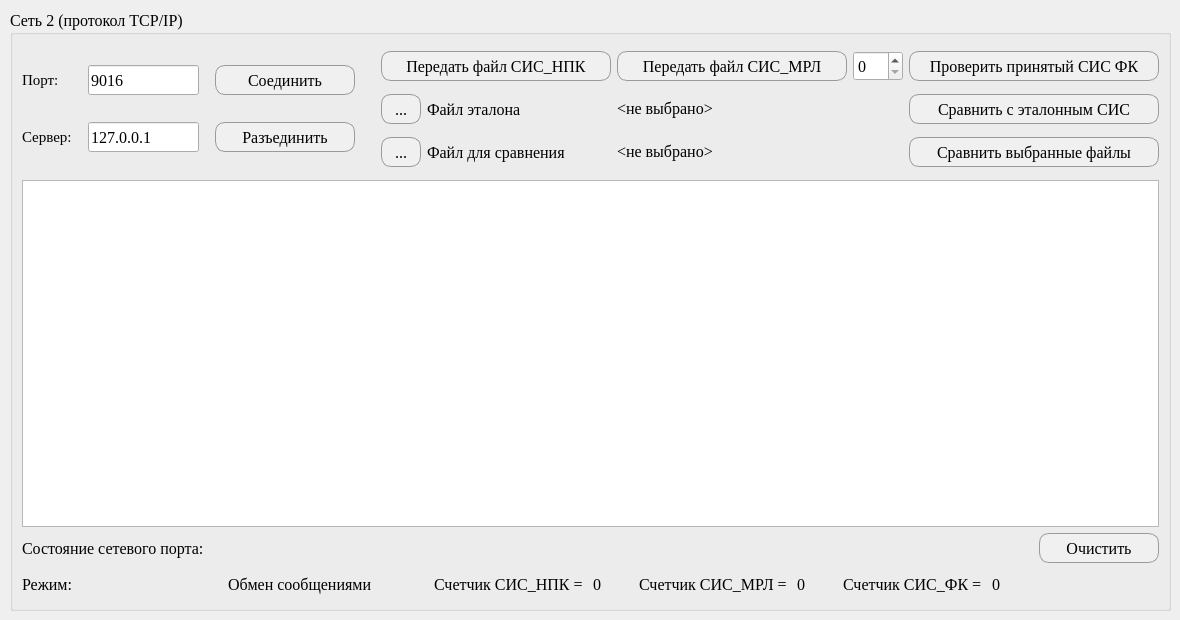
    <widget class="QWidget" name="tab">
     <attribute name="title">
      <string>КПА БИНК</string>
     </attribute>
     <widget class="QGroupBox" name="groupBox_3">
      <property name="geometry">
       <rect>
        <x>10</x>
        <y>10</y>
        <width>1161</width>
        <height>601</height>
       </rect>
      </property>
      <property name="font">
       <font>
        <family>Georgia</family>
        <pointsize>12</pointsize>
        <weight>50</weight>
        <italic>false</italic>
        <bold>false</bold>
       </font>
      </property>
      <property name="title">
       <string>Сеть 2 (протокол TCP/IP)</string>
      </property>
      <layout class="QVBoxLayout" name="verticalLayout_6">
       <item>
        <layout class="QVBoxLayout" name="verticalLayout_7">
         <item>
          <layout class="QHBoxLayout" name="horizontalLayout_10">
           <item>
            <layout class="QVBoxLayout" name="verticalLayout_8">
             <item>
              <layout class="QHBoxLayout" name="horizontalLayout_11">
               <item>
                <widget class="QLabel" name="label_PortMKO_3">
                 <property name="sizePolicy">
                  <sizepolicy hsizetype="Fixed" vsizetype="Preferred">
                   <horstretch>0</horstretch>
                   <verstretch>0</verstretch>
                  </sizepolicy>
                 </property>
                 <property name="minimumSize">
                  <size>
                   <width>60</width>
                   <height>30</height>
                  </size>
                 </property>
                 <property name="font">
                  <font>
                   <family>Georgia</family>
                   <pointsize>11</pointsize>
                   <weight>50</weight>
                   <italic>false</italic>
                   <bold>false</bold>
                  </font>
                 </property>
                 <property name="text">
                  <string>Порт:</string>
                 </property>
                </widget>
               </item>
               <item>
                <widget class="QLineEdit" name="lineEditPortKPA_BINK">
                 <property name="sizePolicy">
                  <sizepolicy hsizetype="Fixed" vsizetype="Fixed">
                   <horstretch>0</horstretch>
                   <verstretch>0</verstretch>
                  </sizepolicy>
                 </property>
                 <property name="minimumSize">
                  <size>
                   <width>80</width>
                   <height>30</height>
                  </size>
                 </property>
                 <property name="text">
                  <string>9016</string>
                 </property>
                 <property name="alignment">
                  <set>Qt::AlignLeading|Qt::AlignLeft|Qt::AlignVCenter</set>
                 </property>
                </widget>
               </item>
               <item>
                <spacer name="horizontalSpacer_23">
                 <property name="orientation">
                  <enum>Qt::Horizontal</enum>
                 </property>
                 <property name="sizeType">
                  <enum>QSizePolicy::Expanding</enum>
                 </property>
                 <property name="sizeHint" stdset="0">
                  <size>
                   <width>40</width>
                   <height>20</height>
                  </size>
                 </property>
                </spacer>
               </item>
               <item>
                <widget class="QPushButton" name="startingKPA_BINK">
                 <property name="sizePolicy">
                  <sizepolicy hsizetype="Fixed" vsizetype="Fixed">
                   <horstretch>0</horstretch>
                   <verstretch>0</verstretch>
                  </sizepolicy>
                 </property>
                 <property name="minimumSize">
                  <size>
                   <width>140</width>
                   <height>30</height>
                  </size>
                 </property>
                 <property name="maximumSize">
                  <size>
                   <width>150</width>
                   <height>30</height>
                  </size>
                 </property>
                 <property name="styleSheet">
                  <string notr="true">QPushButton:pressed {
    background-color: qlineargradient(spread:pad, x1:0, y1:0, x2:0, y2:1,   stop:0 rgba(60, 186, 162, 255), stop:1 rgba(98, 211, 162, 255))
}
QPushButton {
     background-color:  rgb(240, 240, 240); 
	 border: 1px solid #959c9b;
     border-radius: 10px;
	
	font: 150 12pt &quot;Georgia&quot;;
	color:rgb(0);
}

QPushButton:disabled {
     background-color: rgb(230, 231, 232);
}

QPushButton:checked{
     background-color: #DC143C;
     border: 1px solid black; 
}

QPushButton:hover{
	background-color: #13DCB3;
}
</string>
                 </property>
                 <property name="text">
                  <string>Соединить</string>
                 </property>
                </widget>
               </item>
              </layout>
             </item>
             <item>
              <layout class="QHBoxLayout" name="horizontalLayout_12">
               <item>
                <widget class="QLabel" name="label_PortMKO_4">
                 <property name="sizePolicy">
                  <sizepolicy hsizetype="Fixed" vsizetype="Preferred">
                   <horstretch>0</horstretch>
                   <verstretch>0</verstretch>
                  </sizepolicy>
                 </property>
                 <property name="minimumSize">
                  <size>
                   <width>60</width>
                   <height>30</height>
                  </size>
                 </property>
                 <property name="font">
                  <font>
                   <family>Georgia</family>
                   <pointsize>11</pointsize>
                   <weight>50</weight>
                   <italic>false</italic>
                   <bold>false</bold>
                  </font>
                 </property>
                 <property name="text">
                  <string>Сервер:</string>
                 </property>
                </widget>
               </item>
               <item>
                <widget class="QLineEdit" name="lineEditADR_KPA_BINK">
                 <property name="sizePolicy">
                  <sizepolicy hsizetype="Fixed" vsizetype="Fixed">
                   <horstretch>0</horstretch>
                   <verstretch>0</verstretch>
                  </sizepolicy>
                 </property>
                 <property name="minimumSize">
                  <size>
                   <width>80</width>
                   <height>30</height>
                  </size>
                 </property>
                 <property name="text">
                  <string>127.0.0.1</string>
                 </property>
                 <property name="alignment">
                  <set>Qt::AlignLeading|Qt::AlignLeft|Qt::AlignVCenter</set>
                 </property>
                </widget>
               </item>
               <item>
                <spacer name="horizontalSpacer_24">
                 <property name="orientation">
                  <enum>Qt::Horizontal</enum>
                 </property>
                 <property name="sizeType">
                  <enum>QSizePolicy::Expanding</enum>
                 </property>
                 <property name="sizeHint" stdset="0">
                  <size>
                   <width>40</width>
                   <height>20</height>
                  </size>
                 </property>
                </spacer>
               </item>
               <item>
                <widget class="QPushButton" name="stopKPA_BINK">
                 <property name="sizePolicy">
                  <sizepolicy hsizetype="Fixed" vsizetype="Fixed">
                   <horstretch>0</horstretch>
                   <verstretch>0</verstretch>
                  </sizepolicy>
                 </property>
                 <property name="minimumSize">
                  <size>
                   <width>140</width>
                   <height>30</height>
                  </size>
                 </property>
                 <property name="maximumSize">
                  <size>
                   <width>150</width>
                   <height>30</height>
                  </size>
                 </property>
                 <property name="styleSheet">
                  <string notr="true">QPushButton:pressed {
    background-color: qlineargradient(spread:pad, x1:0, y1:0, x2:0, y2:1,   stop:0 rgba(60, 186, 162, 255), stop:1 rgba(98, 211, 162, 255))
}
QPushButton {
     background-color:  rgb(240, 240, 240); 
	 border: 1px solid #959c9b;
     border-radius: 10px;
	
	font: 150 12pt &quot;Georgia&quot;;
	color:rgb(0);
}

QPushButton:disabled {
    background-color: rgb(230, 231, 232)
}

QPushButton:checked{
     background-color: #DC143C;
     border: 1px solid black; 
}

QPushButton:hover{
	background-color: #eb1c45;
}
</string>
                 </property>
                 <property name="text">
                  <string>Разъединить</string>
                 </property>
                </widget>
               </item>
              </layout>
             </item>
            </layout>
           </item>
           <item>
            <spacer name="verticalSpacer_9">
             <property name="orientation">
              <enum>Qt::Vertical</enum>
             </property>
             <property name="sizeType">
              <enum>QSizePolicy::Fixed</enum>
             </property>
             <property name="sizeHint" stdset="0">
              <size>
               <width>20</width>
               <height>130</height>
              </size>
             </property>
            </spacer>
           </item>
           <item>
            <layout class="QGridLayout" name="gridLayout_4">
             <item row="2" column="2">
              <widget class="QPushButton" name="btn_compare_file">
               <property name="sizePolicy">
                <sizepolicy hsizetype="Fixed" vsizetype="Fixed">
                 <horstretch>0</horstretch>
                 <verstretch>0</verstretch>
                </sizepolicy>
               </property>
               <property name="minimumSize">
                <size>
                 <width>250</width>
                 <height>30</height>
                </size>
               </property>
               <property name="styleSheet">
                <string notr="true">QPushButton:pressed {
    background-color: qlineargradient(spread:pad, x1:0, y1:0, x2:0, y2:1,   stop:0 rgba(60, 186, 162, 255), stop:1 rgba(98, 211, 162, 255))
}
QPushButton {
     background-color:  rgb(240, 240, 240); 
	 border: 1px solid #959c9b;
     border-radius: 10px;
	
	font: 150 12pt &quot;Georgia&quot;;
	color:rgb(0);
}

QPushButton:disabled {
     background-color: rgb(230, 231, 232);
}

QPushButton:checked{
     background-color: #DC143C;
     border: 1px solid black; 
}

QPushButton:hover{
	background-color: #13DCB3;
}
</string>
               </property>
               <property name="text">
                <string>Сравнить выбранные файлы</string>
               </property>
              </widget>
             </item>
             <item row="0" column="2">
              <widget class="QPushButton" name="btn_ckeck_SIS_FK">
               <property name="sizePolicy">
                <sizepolicy hsizetype="Fixed" vsizetype="Fixed">
                 <horstretch>0</horstretch>
                 <verstretch>0</verstretch>
                </sizepolicy>
               </property>
               <property name="minimumSize">
                <size>
                 <width>250</width>
                 <height>30</height>
                </size>
               </property>
               <property name="styleSheet">
                <string notr="true">QPushButton:pressed {
    background-color: qlineargradient(spread:pad, x1:0, y1:0, x2:0, y2:1,   stop:0 rgba(60, 186, 162, 255), stop:1 rgba(98, 211, 162, 255))
}
QPushButton {
     background-color:  rgb(240, 240, 240); 
	 border: 1px solid #959c9b;
     border-radius: 10px;
	
	font: 150 12pt &quot;Georgia&quot;;
	color:rgb(0);
}

QPushButton:disabled {
     background-color: rgb(230, 231, 232);
}

QPushButton:checked{
     background-color: #DC143C;
     border: 1px solid black; 
}

QPushButton:hover{
	background-color: #13DCB3;
}
</string>
               </property>
               <property name="text">
                <string>Проверить принятый СИС ФК</string>
               </property>
              </widget>
             </item>
             <item row="0" column="0">
              <widget class="QPushButton" name="btn_pass_SIS_NPK">
               <property name="sizePolicy">
                <sizepolicy hsizetype="Fixed" vsizetype="Fixed">
                 <horstretch>0</horstretch>
                 <verstretch>0</verstretch>
                </sizepolicy>
               </property>
               <property name="minimumSize">
                <size>
                 <width>230</width>
                 <height>30</height>
                </size>
               </property>
               <property name="styleSheet">
                <string notr="true">QPushButton:pressed {
    background-color: qlineargradient(spread:pad, x1:0, y1:0, x2:0, y2:1,   stop:0 rgba(60, 186, 162, 255), stop:1 rgba(98, 211, 162, 255))
}
QPushButton {
     background-color:  rgb(240, 240, 240); 
	 border: 1px solid #959c9b;
     border-radius: 10px;
	
	font: 150 12pt &quot;Georgia&quot;;
	color:rgb(0);
}

QPushButton:disabled {
     background-color: rgb(230, 231, 232);
}

QPushButton:checked{
     background-color: #DC143C;
     border: 1px solid black; 
}

QPushButton:hover{
	background-color: #13DCB3;
}
</string>
               </property>
               <property name="text">
                <string>Передать файл СИС_НПК</string>
               </property>
              </widget>
             </item>
             <item row="1" column="2">
              <widget class="QPushButton" name="btn_compare_standart">
               <property name="sizePolicy">
                <sizepolicy hsizetype="Fixed" vsizetype="Fixed">
                 <horstretch>0</horstretch>
                 <verstretch>0</verstretch>
                </sizepolicy>
               </property>
               <property name="minimumSize">
                <size>
                 <width>250</width>
                 <height>30</height>
                </size>
               </property>
               <property name="styleSheet">
                <string notr="true">QPushButton:pressed {
    background-color: qlineargradient(spread:pad, x1:0, y1:0, x2:0, y2:1,   stop:0 rgba(60, 186, 162, 255), stop:1 rgba(98, 211, 162, 255))
}
QPushButton {
     background-color:  rgb(240, 240, 240); 
	 border: 1px solid #959c9b;
     border-radius: 10px;
	
	font: 150 12pt &quot;Georgia&quot;;
	color:rgb(0);
}

QPushButton:disabled {
     background-color: rgb(230, 231, 232);
}

QPushButton:checked{
     background-color: #DC143C;
     border: 1px solid black; 
}

QPushButton:hover{
	background-color: #13DCB3;
}
</string>
               </property>
               <property name="text">
                <string>Сравнить с эталонным СИС</string>
               </property>
              </widget>
             </item>
             <item row="1" column="0">
              <layout class="QHBoxLayout" name="horizontalLayout_9">
               <item>
                <widget class="QPushButton" name="btn_reference_file">
                 <property name="sizePolicy">
                  <sizepolicy hsizetype="Fixed" vsizetype="Fixed">
                   <horstretch>0</horstretch>
                   <verstretch>0</verstretch>
                  </sizepolicy>
                 </property>
                 <property name="minimumSize">
                  <size>
                   <width>40</width>
                   <height>30</height>
                  </size>
                 </property>
                 <property name="styleSheet">
                  <string notr="true">QPushButton:pressed {
    background-color: qlineargradient(spread:pad, x1:0, y1:0, x2:0, y2:1,   stop:0 rgba(60, 186, 162, 255), stop:1 rgba(98, 211, 162, 255))
}
QPushButton {
     background-color:  rgb(240, 240, 240); 
	 border: 1px solid #959c9b;
     border-radius: 10px;
	
	font: 150 12pt &quot;Georgia&quot;;
	color:rgb(0);
}

QPushButton:disabled {
     background-color: rgb(230, 231, 232);
}

QPushButton:checked{
     background-color: #DC143C;
     border: 1px solid black; 
}

QPushButton:hover{
	background-color: #13DCB3;
}
</string>
                 </property>
                 <property name="text">
                  <string>...</string>
                 </property>
                </widget>
               </item>
               <item>
                <widget class="QLabel" name="label">
                 <property name="text">
                  <string>Файл эталона</string>
                 </property>
                </widget>
               </item>
              </layout>
             </item>
             <item row="0" column="1">
              <layout class="QHBoxLayout" name="horizontalLayout_8">
               <item>
                <widget class="QPushButton" name="btn_pass_SIS_MRL">
                 <property name="sizePolicy">
                  <sizepolicy hsizetype="Fixed" vsizetype="Fixed">
                   <horstretch>0</horstretch>
                   <verstretch>0</verstretch>
                  </sizepolicy>
                 </property>
                 <property name="minimumSize">
                  <size>
                   <width>230</width>
                   <height>30</height>
                  </size>
                 </property>
                 <property name="styleSheet">
                  <string notr="true">QPushButton:pressed {
    background-color: qlineargradient(spread:pad, x1:0, y1:0, x2:0, y2:1,   stop:0 rgba(60, 186, 162, 255), stop:1 rgba(98, 211, 162, 255))
}
QPushButton {
     background-color:  rgb(240, 240, 240); 
	 border: 1px solid #959c9b;
     border-radius: 10px;
	
	font: 150 12pt &quot;Georgia&quot;;
	color:rgb(0);
}

QPushButton:disabled {
     background-color: rgb(230, 231, 232);
}

QPushButton:checked{
     background-color: #DC143C;
     border: 1px solid black; 
}

QPushButton:hover{
	background-color: #13DCB3;
}
</string>
                 </property>
                 <property name="text">
                  <string>Передать файл СИС_МРЛ</string>
                 </property>
                </widget>
               </item>
               <item>
                <widget class="QSpinBox" name="spinBox">
                 <property name="minimumSize">
                  <size>
                   <width>50</width>
                   <height>30</height>
                  </size>
                 </property>
                </widget>
               </item>
              </layout>
             </item>
             <item row="2" column="0">
              <layout class="QHBoxLayout" name="horizontalLayout_15">
               <item>
                <widget class="QPushButton" name="btn_file_for_comparison">
                 <property name="sizePolicy">
                  <sizepolicy hsizetype="Fixed" vsizetype="Fixed">
                   <horstretch>0</horstretch>
                   <verstretch>0</verstretch>
                  </sizepolicy>
                 </property>
                 <property name="minimumSize">
                  <size>
                   <width>40</width>
                   <height>30</height>
                  </size>
                 </property>
                 <property name="styleSheet">
                  <string notr="true">QPushButton:pressed {
    background-color: qlineargradient(spread:pad, x1:0, y1:0, x2:0, y2:1,   stop:0 rgba(60, 186, 162, 255), stop:1 rgba(98, 211, 162, 255))
}
QPushButton {
     background-color:  rgb(240, 240, 240); 
	 border: 1px solid #959c9b;
     border-radius: 10px;
	
	font: 150 12pt &quot;Georgia&quot;;
	color:rgb(0);
}

QPushButton:disabled {
     background-color: rgb(230, 231, 232);
}

QPushButton:checked{
     background-color: #DC143C;
     border: 1px solid black; 
}

QPushButton:hover{
	background-color: #13DCB3;
}
</string>
                 </property>
                 <property name="text">
                  <string>...</string>
                 </property>
                </widget>
               </item>
               <item>
                <widget class="QLabel" name="label_2">
                 <property name="text">
                  <string>Файл для сравнения</string>
                 </property>
                </widget>
               </item>
              </layout>
             </item>
             <item row="1" column="1">
              <widget class="QLabel" name="label_3">
               <property name="text">
                <string>&lt;не выбрано&gt;</string>
               </property>
              </widget>
             </item>
             <item row="2" column="1">
              <widget class="QLabel" name="label_4">
               <property name="text">
                <string>&lt;не выбрано&gt;</string>
               </property>
              </widget>
             </item>
            </layout>
           </item>
          </layout>
         </item>
        </layout>
       </item>
       <item>
        <widget class="QTextBrowser" name="textinfo_KPA_BINK"/>
       </item>
       <item>
        <layout class="QHBoxLayout" name="horizontalLayout_14">
         <item>
          <widget class="QLabel" name="label_StatePortKPA_BINK">
           <property name="sizePolicy">
            <sizepolicy hsizetype="Fixed" vsizetype="Fixed">
             <horstretch>0</horstretch>
             <verstretch>0</verstretch>
            </sizepolicy>
           </property>
           <property name="minimumSize">
            <size>
             <width>200</width>
             <height>30</height>
            </size>
           </property>
           <property name="text">
            <string>Состояние сетевого порта:</string>
           </property>
          </widget>
         </item>
         <item>
          <widget class="QLabel" name="labelStatePortKPA_BINK">
           <property name="sizePolicy">
            <sizepolicy hsizetype="Fixed" vsizetype="Fixed">
             <horstretch>0</horstretch>
             <verstretch>0</verstretch>
            </sizepolicy>
           </property>
           <property name="minimumSize">
            <size>
             <width>500</width>
             <height>30</height>
            </size>
           </property>
           <property name="text">
            <string/>
           </property>
          </widget>
         </item>
         <item>
          <spacer name="horizontalSpacer_32">
           <property name="orientation">
            <enum>Qt::Horizontal</enum>
           </property>
           <property name="sizeType">
            <enum>QSizePolicy::Expanding</enum>
           </property>
           <property name="sizeHint" stdset="0">
            <size>
             <width>40</width>
             <height>20</height>
            </size>
           </property>
          </spacer>
         </item>
         <item>
          <widget class="QPushButton" name="btn_Clear_KPA_BINK">
           <property name="sizePolicy">
            <sizepolicy hsizetype="Fixed" vsizetype="Fixed">
             <horstretch>0</horstretch>
             <verstretch>0</verstretch>
            </sizepolicy>
           </property>
           <property name="minimumSize">
            <size>
             <width>120</width>
             <height>30</height>
            </size>
           </property>
           <property name="styleSheet">
            <string notr="true">QPushButton:pressed {
    background-color: qlineargradient(spread:pad, x1:0, y1:0, x2:0, y2:1,   stop:0 rgba(60, 186, 162, 255), stop:1 rgba(98, 211, 162, 255))
}
QPushButton {
     background-color:  rgb(240, 240, 240); 
	 border: 1px solid #959c9b;
     border-radius: 10px;
	
	font: 150 12pt &quot;Georgia&quot;;
	color:rgb(0);
}

QPushButton:disabled {
     background-color: rgb(230, 231, 232);
}

QPushButton:checked{
     background-color: #DC143C;
     border: 1px solid black; 
}

QPushButton:hover{
	background-color: #13DCB3;
}
</string>
           </property>
           <property name="text">
            <string>Очистить</string>
           </property>
          </widget>
         </item>
        </layout>
       </item>
       <item>
        <layout class="QHBoxLayout" name="horizontalLayout_13">
         <item>
          <widget class="QLabel" name="label_Mode">
           <property name="sizePolicy">
            <sizepolicy hsizetype="Fixed" vsizetype="Fixed">
             <horstretch>0</horstretch>
             <verstretch>0</verstretch>
            </sizepolicy>
           </property>
           <property name="minimumSize">
            <size>
             <width>200</width>
             <height>30</height>
            </size>
           </property>
           <property name="text">
            <string>Режим:</string>
           </property>
          </widget>
         </item>
         <item>
          <widget class="QLabel" name="label_Type_mode">
           <property name="sizePolicy">
            <sizepolicy hsizetype="Fixed" vsizetype="Fixed">
             <horstretch>0</horstretch>
             <verstretch>0</verstretch>
            </sizepolicy>
           </property>
           <property name="minimumSize">
            <size>
             <width>200</width>
             <height>30</height>
            </size>
           </property>
           <property name="text">
            <string>Обмен сообщениями</string>
           </property>
          </widget>
         </item>
         <item>
          <layout class="QHBoxLayout" name="horizontalLayout_17">
           <item>
            <widget class="QLabel" name="label_counter_SIS_NPK">
             <property name="sizePolicy">
              <sizepolicy hsizetype="Fixed" vsizetype="Fixed">
               <horstretch>0</horstretch>
               <verstretch>0</verstretch>
              </sizepolicy>
             </property>
             <property name="minimumSize">
              <size>
               <width>110</width>
               <height>30</height>
              </size>
             </property>
             <property name="text">
              <string>Счетчик СИС_НПК = </string>
             </property>
            </widget>
           </item>
           <item>
            <widget class="QLabel" name="label_counter_SIS_NPK_cnt">
             <property name="sizePolicy">
              <sizepolicy hsizetype="Fixed" vsizetype="Fixed">
               <horstretch>0</horstretch>
               <verstretch>0</verstretch>
              </sizepolicy>
             </property>
             <property name="minimumSize">
              <size>
               <width>40</width>
               <height>30</height>
              </size>
             </property>
             <property name="text">
              <string>0</string>
             </property>
            </widget>
           </item>
          </layout>
         </item>
         <item>
          <layout class="QHBoxLayout" name="horizontalLayout_16">
           <item>
            <widget class="QLabel" name="label_counter_SIS_MRL">
             <property name="sizePolicy">
              <sizepolicy hsizetype="Fixed" vsizetype="Fixed">
               <horstretch>0</horstretch>
               <verstretch>0</verstretch>
              </sizepolicy>
             </property>
             <property name="minimumSize">
              <size>
               <width>110</width>
               <height>30</height>
              </size>
             </property>
             <property name="text">
              <string>Счетчик СИС_МРЛ = </string>
             </property>
            </widget>
           </item>
           <item>
            <widget class="QLabel" name="label_counter_SIS_MRL_cnt">
             <property name="sizePolicy">
              <sizepolicy hsizetype="Fixed" vsizetype="Fixed">
               <horstretch>0</horstretch>
               <verstretch>0</verstretch>
              </sizepolicy>
             </property>
             <property name="minimumSize">
              <size>
               <width>40</width>
               <height>30</height>
              </size>
             </property>
             <property name="text">
              <string>0</string>
             </property>
            </widget>
           </item>
          </layout>
         </item>
         <item>
          <layout class="QHBoxLayout" name="horizontalLayout_18">
           <item>
            <widget class="QLabel" name="label_counter_SIS_FK">
             <property name="sizePolicy">
              <sizepolicy hsizetype="Fixed" vsizetype="Fixed">
               <horstretch>0</horstretch>
               <verstretch>0</verstretch>
              </sizepolicy>
             </property>
             <property name="minimumSize">
              <size>
               <width>100</width>
               <height>30</height>
              </size>
             </property>
             <property name="text">
              <string>Счетчик СИС_ФК = </string>
             </property>
            </widget>
           </item>
           <item>
            <widget class="QLabel" name="label_counter_SIS_FK_cnt">
             <property name="sizePolicy">
              <sizepolicy hsizetype="Fixed" vsizetype="Fixed">
               <horstretch>0</horstretch>
               <verstretch>0</verstretch>
              </sizepolicy>
             </property>
             <property name="minimumSize">
              <size>
               <width>40</width>
               <height>30</height>
              </size>
             </property>
             <property name="text">
              <string>0</string>
             </property>
            </widget>
           </item>
          </layout>
         </item>
         <item>
          <spacer name="horizontalSpacer_16">
           <property name="orientation">
            <enum>Qt::Horizontal</enum>
           </property>
           <property name="sizeHint" stdset="0">
            <size>
             <width>40</width>
             <height>20</height>
            </size>
           </property>
          </spacer>
         </item>
        </layout>
       </item>
      </layout>
     </widget>
    </widget>
